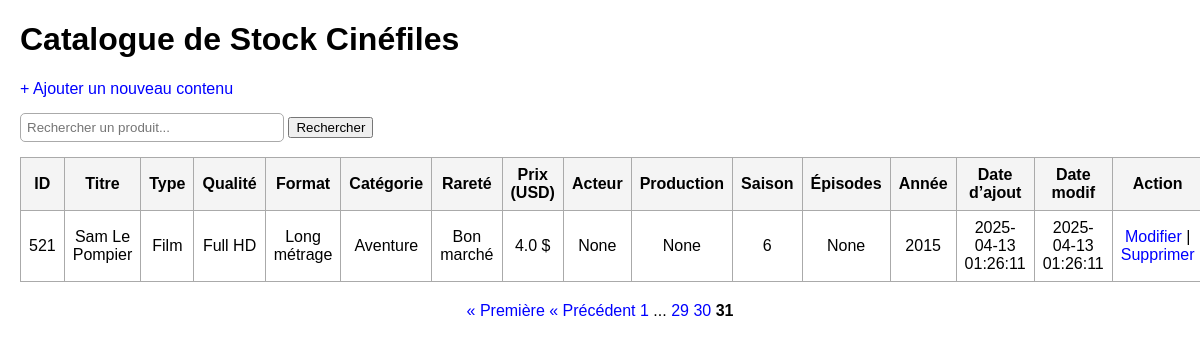
The app's page /stock/?page=31, older data.
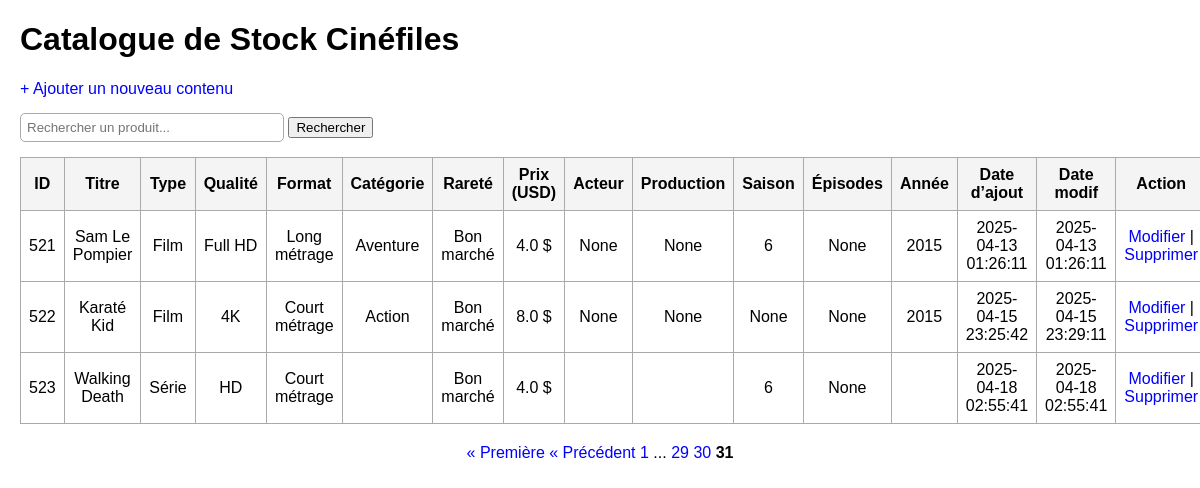
The same page, newer data.
### tables this page shows
CREATE TABLE stock (
    id INTEGER PRIMARY KEY AUTOINCREMENT,
    titre TEXT,
    type TEXT,
    qualite TEXT,
    format TEXT,
    categorie TEXT,
    rarete TEXT,
    prix REAL,
    acteur TEXT,
    production TEXT,
    saison TEXT,
    episodes TEXT,
    annee TEXT,
    date_ajout TEXT,
    date_modif TEXT
);

### routes/stock_routes.py (the view)
@stock_bp.route("/")
def index():
    try:
        page = int(request.args.get("page", 1))
    except ValueError:
        page = 1
    per_page = 15
    offset = (page - 1) * per_page
    conn = sqlite3.connect(DB_NAME)
    conn.row_factory = sqlite3.Row
    c = conn.cursor()
    c.execute("SELECT COUNT(*) FROM stock")
    total = c.fetchone()[0]
    total_pages = (total + per_page - 1) // per_page
    c.execute("""
        SELECT * FROM stock
        ORDER BY id ASC
        LIMIT ? OFFSET ?
    """, (per_page, offset))
    rows = c.fetchall()
    conn.close()
    pagination_links = get_pagination_links(page, total_pages, delta=2)
    return render_template(
        "index.html",
        rows=rows,
        page=page,
        total_pages=total_pages,
        pagination_links=pagination_links,
        per_page=per_page
    )

### routes/stock_routes.py (called while the page is built)
def get_pagination_links(page, total_pages, delta=2):
    links = []
    for p in range(1, total_pages + 1):
        if p == 1 or p == total_pages or (p >= page - delta and p <= page + delta):
            links.append(p)
        elif links[-1] != "...":
            links.append("...")
    return links

### templates/index.html (shortened to what this page needs)
<!DOCTYPE html>
<html lang="fr">
<head>
</head>
<body>
    <h1>Catalogue de Stock Cinéfiles</h1>
    <a href="/stock/add">+ Ajouter un nouveau contenu</a>
    <form action="/stock/rechercher" method="get" style="margin: 15px 0;">
        <input type="text" name="q" placeholder="Rechercher un produit..." value="{{ recherche if recherche else '' }}">
        <button type="submit">Rechercher</button>
    </form>
    <table>
        <tr>
            <th>ID</th>
            <th>Titre</th>
            <th>Type</th>
            <th>Qualité</th>
            <th>Format</th>
            <th>Catégorie</th>
            <th>Rareté</th>
            <th>Prix (USD)</th>
            <th>Acteur</th>
            <th>Production</th>
            <th>Saison</th>
            <th>Épisodes</th>
            <th>Année</th>
            <th>Date d’ajout</th>
            <th>Date modif</th>
            <th>Action</th>
        </tr>
        {% for row in rows %}
        <tr>
            <td>{{ row[0] }}</td>
            <td>{{ row[1] }}</td>
            <td>{{ row[2] }}</td>
            <td>{{ row[3] }}</td>
            <td>{{ row[4] }}</td>
            <td>{{ row[5] }}</td>
            <td>{{ row[6] }}</td>
            <td>{{ row[7] }} $</td>
            <td>{{ row[8] }}</td>
            <td>{{ row[9] }}</td>
            <td>{{ row[10] }}</td>
            <td>{{ row[11] }}</td>
            <td>{{ row[12] }}</td>
            <td>{{ row[13] }}</td>
            <td>{{ row[14] }}</td>
            <td>
                <a href="/stock/modifier/{{ row[0] }}">Modifier</a> |
                <a href="/stock/delete/{{ row[0] }}" onclick="return confirm('Confirmer la suppression ?')">Supprimer</a>
            </td>
        </tr>
        {% endfor %}
</table>
<div style="margin-top: 20px; text-align: center;">
    {% if page > 1 %}
        <a href="{{ url_for('stock.index', page=1) }}">« Première</a>
        <a href="{{ url_for('stock.index', page=page-1) }}">&laquo; Précédent</a>
    {% endif %}
    {% for p in pagination_links %}
        {% if p == '...' %}
            <span>...</span>
        {% elif p == page %}
            <span style="font-weight:bold;">{{ p }}</span>
        {% else %}
            <a href="{{ url_for('stock.index', page=p) }}">{{ p }}</a>
        {% endif %}
    {% endfor %}
</div>
</body>
</html>

Row changes from the older to the newer data that the page shows:
added stock: id "522", titre "Karaté Kid", type "Film", qualite "4K", format "Court métrage", categorie "Action", rarete "Bon marché", prix "8.0", acteur "None", production "None", saison "None", episodes "None", annee "2015", date_ajout "2025-04-15 23:25:42", date_modif "2025-04-15 23:29:11"
added stock: id "523", titre "Walking Death", type "Série", qualite "HD", format "Court métrage", rarete "Bon marché", prix "4.0", saison "6", episodes "None", date_ajout "2025-04-18 02:55:41", date_modif "2025-04-18 02:55:41"
